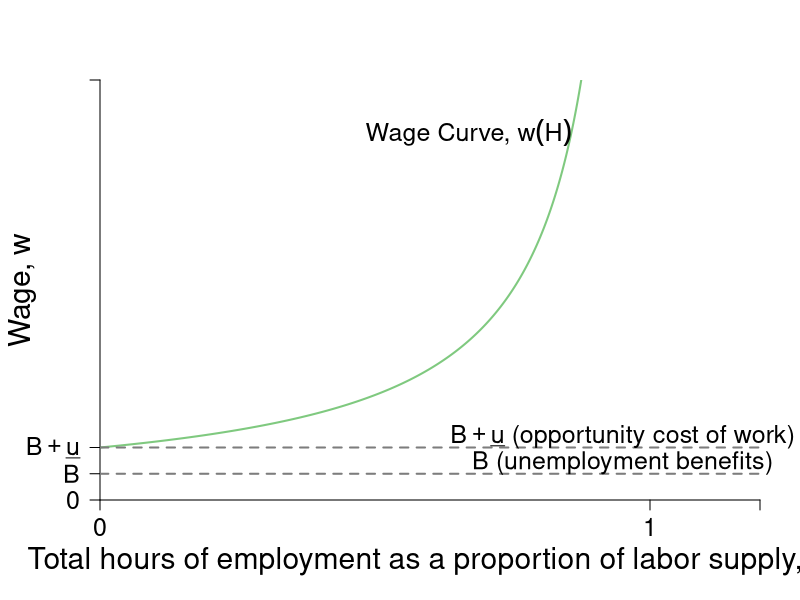

This chart was generated by the following R code:
require(shape)
require(plotrix)
pdf(file = "employment/employment_wage_macro.pdf", width = 9, height = 7)

#Set parameters for graphics
axislabelsize <- 1.8
labelsize <- 1.5
namesize <- 1.8
annotatesize <- 1.5
graphlinewidth <- 2
segmentlinewidth <- 1.5

COL <- c("#7fc97f", "#beaed4", "#fdc086", "#ffff99", "#386cb0", "#f0027f", "#bf5b17", "#666666")
COLA <- c("#99d8c9","#66c2a4","#41ae76", "#238b45", "#005824")
COLB <- c("#4eb3d3", "#2b8cbe", "#0868ac","#084081")
grays <- gray.colors(25, start = 1, end = 0)

WageFn <- function(H, delta = 5) {
  delta /(1 - H)
}

par(mar =  c(5, 5, 4, 2))

xlims <- c(0, 1.2)
ylims <- c(0, 40)

plot(0, 0, xlim = xlims, ylim = ylims, type = "n",
     xlab = expression(paste("Total hours of employment as a proportion of labor supply, ", H)),
     ylab = expression(paste("Wage, ", w)),
     xaxt = "n", 
     yaxt = "n",
     cex.lab = axislabelsize, 
     bty = "n", 
     xaxs="i", 
     yaxs="i")

npts <- 500 
npts2 <- 501
#Specify the sequences of points for graphing. 
xx1 <- seq(xlims[1], 0.9, length.out = npts)
xx2 <- seq(xlims[1], xlims[2], length.out = npts)
xx3 <- seq(xlims[1], xlims[2], length.out = npts2)
xx4 <- seq(xlims[1], 25, length.out = npts2)

#Draw the lines for the graphs
lines(xx1, WageFn(xx1), col = COL[1], lwd = graphlinewidth)
#lines(xx2, solowCondition(xx2, delta = 5), col = COL[3], lwd = 4)
#lines(xx2, solowInfeas(xx2, delta = 5), col = COL[1], lwd = 4, lty = 2)

#Customize ticks and labels for the plot
ticksy <- c(0, 2.5, 5,  40)
ylabels <- c(0, expression(paste(B)), expression(paste(B+underline(u))), NA)
ticksx <- c(0, 1, xlims[2])
xlabels <- c(0, 1.0, NA)
axis(1, at = ticksx, pos = 0, labels = xlabels, cex.axis = labelsize)
axis(2, at = ticksy, pos = 0, labels = ylabels, las = 1,cex.axis = labelsize)

#Annotation of the  graphs
text(0.67, 35, expression(paste("Wage Curve, ", w(H))), cex = labelsize)

#Line for the absolute maximum quality
#segments(1, 0, 1, 42, lty = 2, lwd = 3, col = "darkgray")
#segments(0.75, 0, 0.75, 20, lty = 2, lwd = 2, col = "darkgray")

#Arrow to Slope of BRF
#Arrows(0.5, 13, 0.58, 13, col = "black", lty = 1, lwd = 2, arr.type = "triangle")
#text(0.35, 13, expression(paste("Slope = " - u[q], " = ", frac(delta, (1 - q)^2))))


#Arrows(0.8, 15, 0.8, 19, col = "black", lty = 1, lwd = 2, arr.type = "triangle")
#Arrows(0.8, 15, 0.8, 6, col = "black", lty = 1, lwd = 2, arr.type = "triangle")
#text(0.92, 12.5, expression(paste("Employment Rent")))

#Text to indicate delta = 5
#text(0.2, 38, expression(paste("Wage Function")))
#text(0.2, 36, expression(paste("set to ", delta, " = 5")))


#Zero profit condition 
#segments(0, 20, 0.75, 20, lty = 1, lwd = 2, col = "darkgray")
#segments(0.75, 20, 1.2, 20, lty = 2, lwd = 2, col = "darkgray")

#Unemployment benefits & a
segments(0, 5, 1.2, 5, lty = 2, lwd = 2, col = grays[20])
segments(0, 2.5, 1.2, 2.5, lty = 2, lwd = 2, col = grays[20])

#Zero profit condition
#text(1.02, 21, expression(paste("Zero profit condition, ", w == w[0])))
text(0.95, 6, expression(paste(B + underline(u), " (opportunity cost of work)")),cex = labelsize,xpd =TRUE)
text(0.95, 3.5, expression(paste(B, " (unemployment benefits)")),cex = labelsize, xpd =TRUE)
#text(1.08, 36, expression(paste("level of")))
#text(1.08, 34, expression(paste("employment, ", bar(H))))


dev.off()
